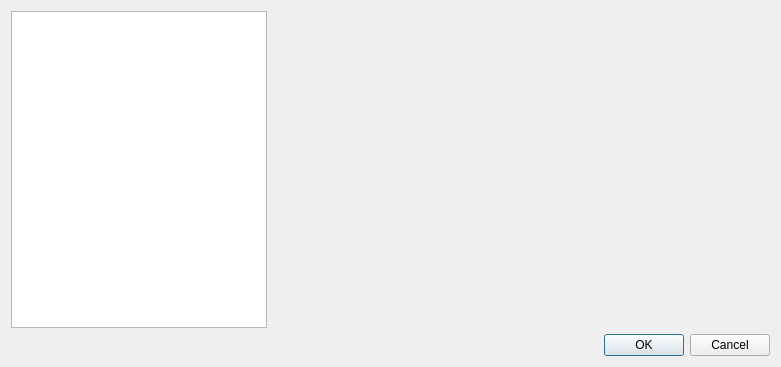
<?xml version="1.0" encoding="UTF-8"?>
<ui version="4.0">
 <class>Atlas::SettingsDialog</class>
 <widget class="QDialog" name="Atlas::SettingsDialog">
  <property name="geometry">
   <rect>
    <x>0</x>
    <y>0</y>
    <width>781</width>
    <height>367</height>
   </rect>
  </property>
  <property name="windowTitle">
   <string>Dialog</string>
  </property>
  <layout class="QGridLayout" name="gridLayout">
   <item row="0" column="0">
    <layout class="QHBoxLayout" name="horizontalLayout" stretch="0,1">
     <item>
      <widget class="QListWidget" name="settingList"/>
     </item>
     <item>
      <widget class="QStackedWidget" name="settingPages">
       <widget class="QWidget" name="page"/>
       <widget class="QWidget" name="page_2"/>
      </widget>
     </item>
    </layout>
   </item>
   <item row="1" column="0">
    <widget class="QDialogButtonBox" name="buttonBox">
     <property name="orientation">
      <enum>Qt::Orientation::Horizontal</enum>
     </property>
     <property name="standardButtons">
      <set>QDialogButtonBox::StandardButton::Cancel|QDialogButtonBox::StandardButton::Ok</set>
     </property>
    </widget>
   </item>
  </layout>
 </widget>
 <resources/>
 <connections>
  <connection>
   <sender>buttonBox</sender>
   <signal>accepted()</signal>
   <receiver>Atlas::SettingsDialog</receiver>
   <slot>accept()</slot>
   <hints>
    <hint type="sourcelabel">
     <x>248</x>
     <y>254</y>
    </hint>
    <hint type="destinationlabel">
     <x>157</x>
     <y>274</y>
    </hint>
   </hints>
  </connection>
  <connection>
   <sender>buttonBox</sender>
   <signal>rejected()</signal>
   <receiver>Atlas::SettingsDialog</receiver>
   <slot>reject()</slot>
   <hints>
    <hint type="sourcelabel">
     <x>316</x>
     <y>260</y>
    </hint>
    <hint type="destinationlabel">
     <x>286</x>
     <y>274</y>
    </hint>
   </hints>
  </connection>
 </connections>
</ui>
